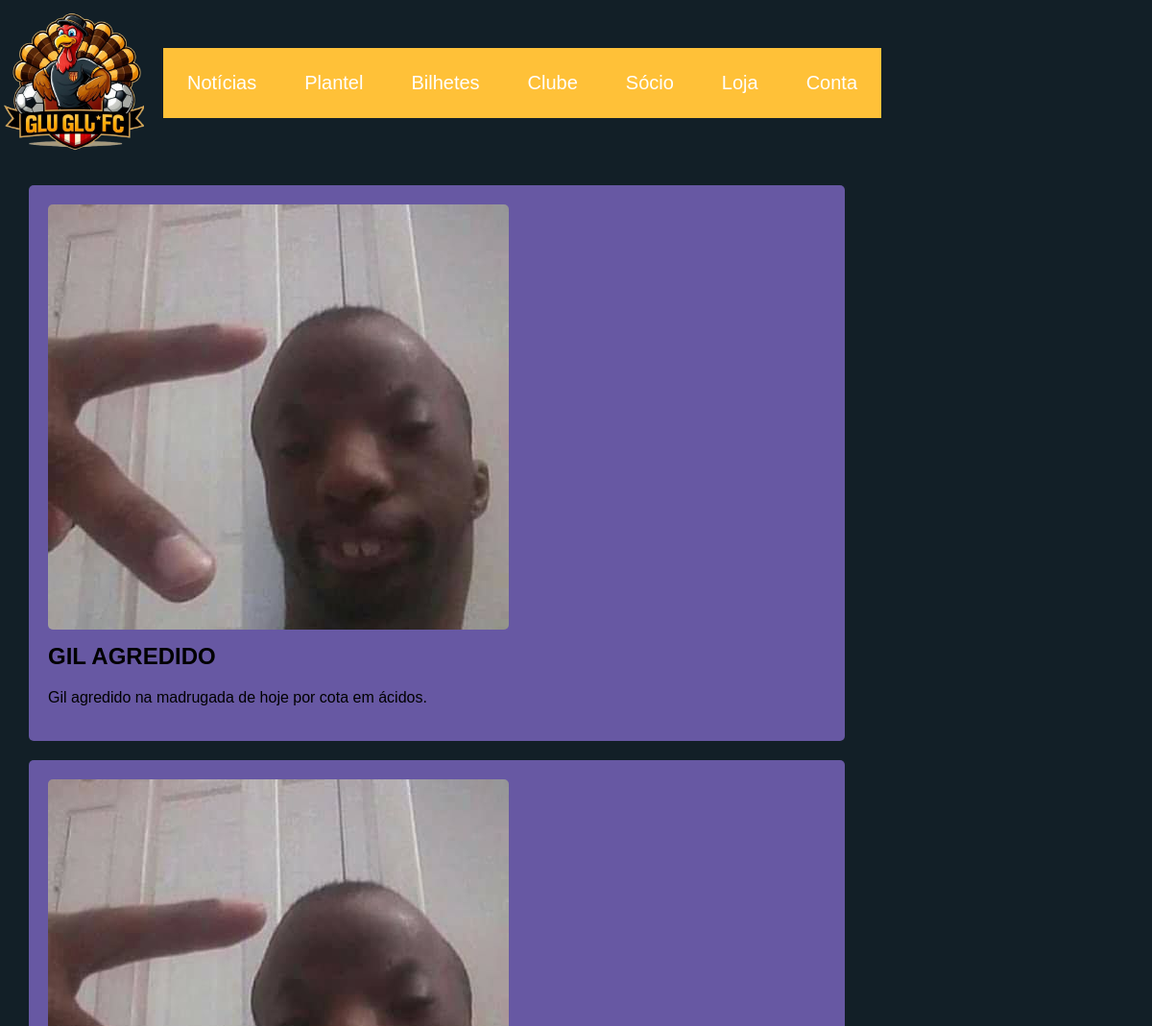
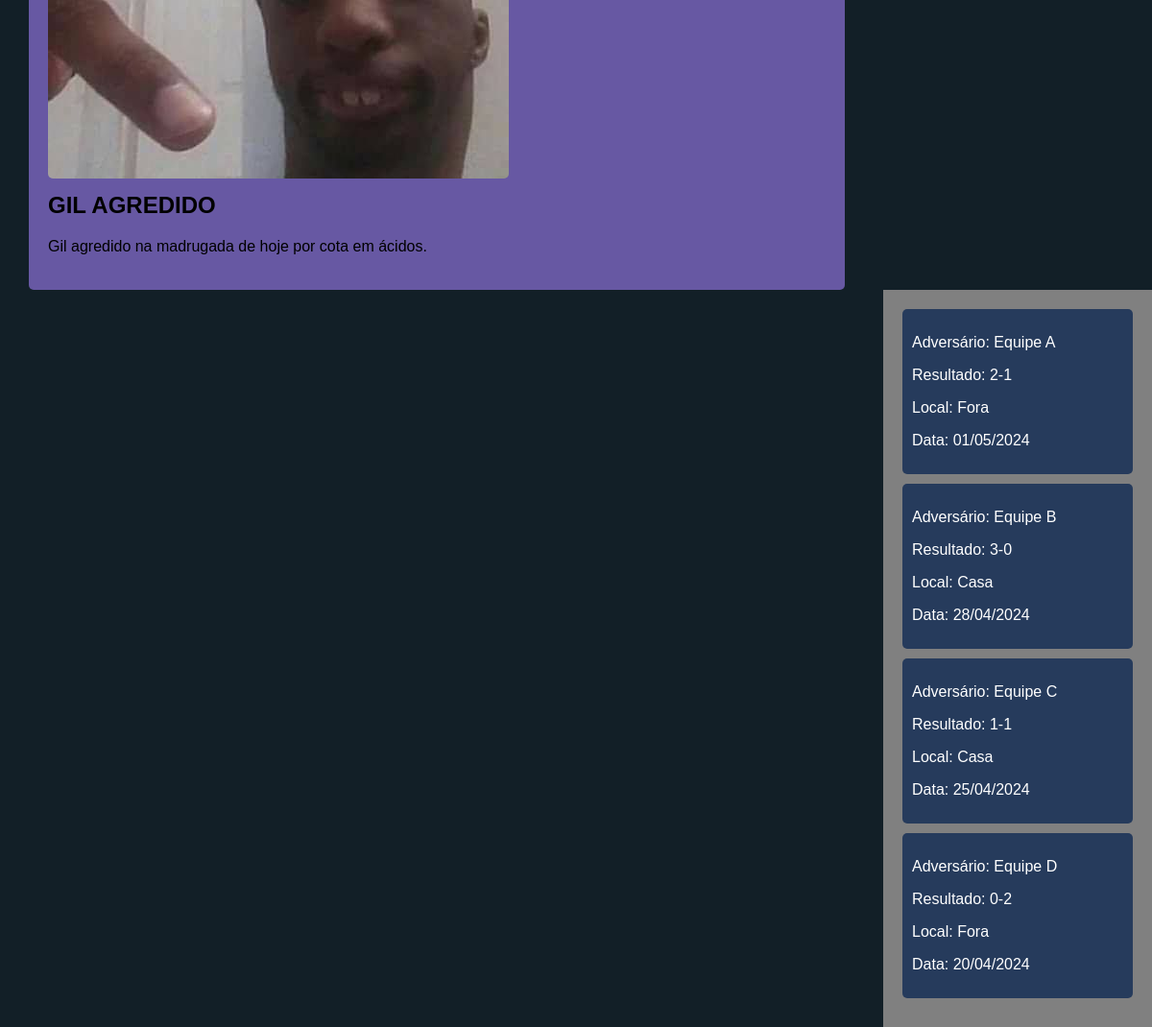
Screenshot of /noticias/ with the database file from the repository (2 pictures, top to bottom).
### clubehome/models.py (models this page shows)
class Noticia(models.Model):
    titulo = models.CharField(max_length=25)
    descricao = models.CharField(max_length=100)
    imagem = models.ImageField(upload_to='clubehome/static/noticias/')
    data_publicacao = models.DateField(auto_now_add=True)

### clubehome/views.py (the view)
# urls.py: path("noticias/", views.ultimas_quatro_noticias, name = "noticias"),
def ultimas_quatro_noticias(request):
    ultimas_noticias = Noticia.objects.order_by('-data_publicacao')[:4]
    context = {'ultimas_noticias': ultimas_noticias}
    return render(request, 'clubehome/noticias.html', context)

### clubehome/templates/clubehome/noticias.html (shortened to what this page needs)
<!DOCTYPE html>
<html lang="en">
<head>
    {% load static %}
    <link rel="stylesheet" href="{% static 'style.css' %}"/>
</head>
<body>
    <header>
        <div class="header-logo">
            <div class="logo">
                <a href="{% url 'homepage' %}">
                    <img src="{% static 'logo.png' %}" alt="logotipo">
                </a>
            </div>
                <nav>
                    <a href="{% url 'noticias' %}" class="box">Notícias</a>
                    <a href="{% url 'plantel' %}" class="box">Plantel</a>
                    <a href="{% url 'bilhetes' %}" class="box">Bilhetes</a>
                    <a href="{% url 'clube' %}" class="box">Clube</a>
                    <a href="{% url 'socio' %}" class="box">Sócio</a>
                    <a href="{% url 'loja' %}" class="box">Loja</a>
                    {% if user.is_authenticated %}
                    <a href="{% url 'logout' %}" class="box">Logout</a>
                    {% else %}
                    <a href="{% url 'login' %}" class="box">Conta</a>
                    {% endif %}
                </nav>
        </div>
    </header>
    <main>
        <div class="ladlad">
            {% for noticia in ultimas_noticias %}
                <div class="news">
                    <img src="{{ noticia.imagem.url }}" alt="{{ noticia.titulo }}">
                    <h2 class="news-title">{{ noticia.titulo }}</h2>
                    <p class="news-description">{{ noticia.descricao }}</p>
                </div>
            {% endfor %}
            <div class="recent-games">
                <div class="game">
                    <p class="game-info">Adversário: Equipe A</p>
                    <p class="game-info">Resultado: 2-1</p>
                    <p class="game-info">Local: Fora</p>
                    <p class="game-info">Data: 01/05/2024</p>
                </div>
                <div class="game">
                    <p class="game-info">Adversário: Equipe B</p>
                    <p class="game-info">Resultado: 3-0</p>
                    <p class="game-info">Local: Casa</p>
                    <p class="game-info">Data: 28/04/2024</p>
                </div>
                <div class="game">
                    <p class="game-info">Adversário: Equipe C</p>
                    <p class="game-info">Resultado: 1-1</p>
                    <p class="game-info">Local: Casa</p>
                    <p class="game-info">Data: 25/04/2024</p>
                </div>
                <div class="game">
                    <p class="game-info">Adversário: Equipe D</p>
                    <p class="game-info">Resultado: 0-2</p>
                    <p class="game-info">Local: Fora</p>
                    <p class="game-info">Data: 20/04/2024</p>
                </div>
            </div>
        </div>
    </main>
</body>
</html>

### clubehome/static/style.css (style rules this page uses)
body { font-family: Arial, sans-serif; margin: 0px; padding: 0px; background-color: #121f27; }
header { background-color: #121f27; padding: 10px 0; height: 50 px; width: 100%; }
.logo img { max-width: 150px; }
.logo { float: left; }
nav { display: flex; vertical-align: middle; }
.logo { margin-right: 20px; }
.box { padding: 25px; background-color: #ffc138; color: #fff; text-decoration: none; font-size: 20px; margin: 40px 0; }
.news-description { margin-top: 10px; }
.news { flex: 1; margin-top: 20px; padding: 20px; background-color: #6758A3; border-radius: 5px; width: calc(70% - 30px); margin-left: 30px; }
.news img { max-width: 100%; border-radius: 5px; }
.news-title { font-size: 24px; margin-top: 10px; }
.recent-games { margin-left: auto; padding: 20px; background-color: #808080; width: 20%; }
.game { background-color: #263B5C; padding: 10px; margin-bottom: 10px; border-radius: 5px; }
.game-info { color: #fff; }

### rows the page displays
Noticia: imagem (picture), titulo "GIL AGREDIDO", descricao "Gil agredido na madrugada de hoje por cota em ácidos."
Noticia: imagem (picture), titulo "GIL AGREDIDO", descricao "Gil agredido na madrugada de hoje por cota em ácidos."
